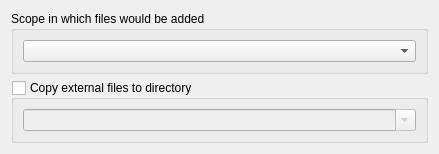
<?xml version="1.0" encoding="UTF-8"?>
<ui version="4.0">
 <class>XUPAddFiles</class>
 <widget class="QWidget" name="XUPAddFiles">
  <property name="geometry">
   <rect>
    <x>0</x>
    <y>0</y>
    <width>439</width>
    <height>143</height>
   </rect>
  </property>
  <property name="windowTitle">
   <string>My Form Class</string>
  </property>
  <layout class="QVBoxLayout" name="verticalLayout_2">
   <item>
    <widget class="QGroupBox" name="gbScopes">
     <property name="sizePolicy">
      <sizepolicy hsizetype="Expanding" vsizetype="Preferred">
       <horstretch>0</horstretch>
       <verstretch>0</verstretch>
      </sizepolicy>
     </property>
     <property name="title">
      <string>Scope in which files would be added</string>
     </property>
     <layout class="QVBoxLayout" name="verticalLayout">
      <item>
       <widget class="pTreeComboBox" name="tcbScopes"/>
      </item>
     </layout>
    </widget>
   </item>
   <item>
    <widget class="QGroupBox" name="gbImport">
     <property name="toolTip">
      <string>Imported files will by default be copied to project path unless you provide a relative only path from project path</string>
     </property>
     <property name="title">
      <string>Copy external files to directory</string>
     </property>
     <property name="checkable">
      <bool>true</bool>
     </property>
     <property name="checked">
      <bool>false</bool>
     </property>
     <layout class="QVBoxLayout" name="verticalLayout_3">
      <item>
       <widget class="QComboBox" name="cbImport">
        <property name="editable">
         <bool>true</bool>
        </property>
       </widget>
      </item>
     </layout>
    </widget>
   </item>
  </layout>
 </widget>
 <customwidgets>
  <customwidget>
   <class>pTreeComboBox</class>
   <extends>QComboBox</extends>
   <header>widgets/pTreeComboBox.h</header>
  </customwidget>
 </customwidgets>
 <resources/>
 <connections>
  <connection>
   <sender>gbScopes</sender>
   <signal>toggled(bool)</signal>
   <receiver>gbImport</receiver>
   <slot>setEnabled(bool)</slot>
   <hints>
    <hint type="sourcelabel">
     <x>176</x>
     <y>19</y>
    </hint>
    <hint type="destinationlabel">
     <x>197</x>
     <y>91</y>
    </hint>
   </hints>
  </connection>
 </connections>
</ui>
